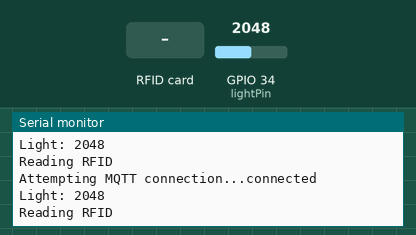
This sketch was run on a simulated ESP32. On the bench: the last lines printed to the serial monitor. The inputs (shaded band) are chosen by the test bench; at power-on: GPIO 34 (lightPin) = 2048. WiFi joins after 1.5 s; servers stay silent unless stated; no MQTT or app messages arrive unless stated.

Above: at 2.7 s.
2.8 s: RFID card 5E 7A 19 C4 held to the reader
At 4.6 s:
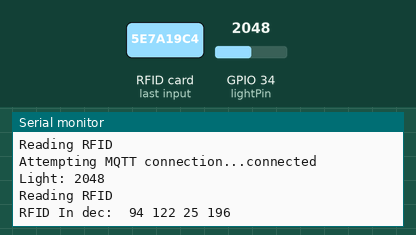
5.2 s: GPIO 34 (lightPin) set to 2866
At 6.5 s:
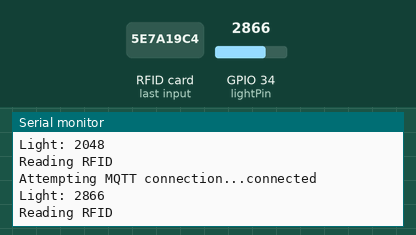
6.7 s: GPIO 34 (lightPin) set to 3603
At 7.8 s:
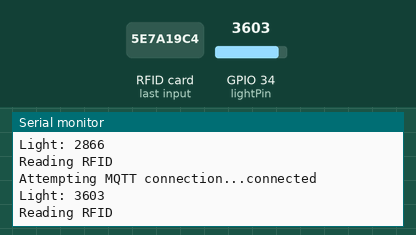
Timing chart, 0 to 9.7 s (numbered marks = the images above; inputs shaded):
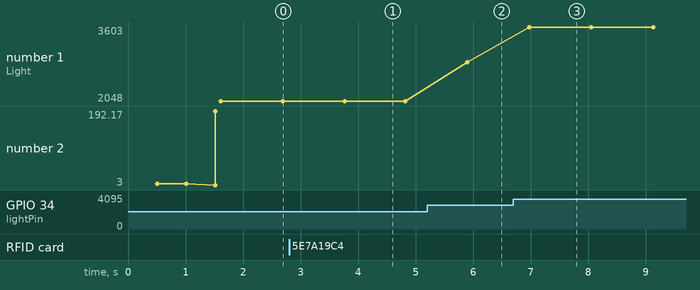

Measured:
- after the input at 2.8 s, the serial monitor: prints a new line after 0.97 s (image 1)
- after the input at 5.2 s, the serial monitor: prints a new line after 0.70 s (image 2)
- after the input at 6.7 s, the serial monitor: prints a new line after 0.27 s (image 3)
- plotted number 1: 2048 → 2866 after the input at 5.2 s, 2866 → 3603 after the input at 6.7 s

The sketch:

init.ino
```cpp
//Libraries
#include <SPI.h>//https://www.arduino.cc/en/reference/SPI
#include <MFRC522.h>//https://github.com/miguelbalboa/rfid
#include <WiFi.h>
#include <PubSubClient.h>
#include <Wire.h>
#include <DHT.h>

//Constants
#define SS_PIN 5
#define RST_PIN 0

#define DHT_SENSOR_PIN 35 // Pin connected to the DHT sensor
#define DHT_SENSOR_TYPE DHT11  // DHT11 or DHT22

const int lightPin = 34; // pin 34

//const char* ssid = "Vladimir Computin 2.4 GHz";                 // Your personal network SSID
//const char* wifi_password = "whatpassword"; // Your personal network password

const char* ssid = "Sarwara";
const char* wifi_password = "Aprajit1";


//const char* ssid = "TP-Link_2AD8";
//const char* password = "14730078";


//const char* mqtt_server = "10.0.0.100";  // IP of the MQTT broker
const char* mqtt_server = "10.0.0.247";

const char* user_rfid_topic = "user_rfid";
const char* light_topic = "light";
const char* temperature_topic = "temperature";
const char* humidity_topic = "humidity";
const char* clientID = "ESP32Client";

// Initialise the WiFi and MQTT Client objects
WiFiClient wifiClient;
// 1883 is the listener port for the Broker
PubSubClient client(mqtt_server, 1883, wifiClient);

DHT dht(DHT_SENSOR_PIN, DHT_SENSOR_TYPE);

byte nuidPICC[4] = {0, 0, 0, 0};
MFRC522::MIFARE_Key key;
MFRC522 rfid = MFRC522(SS_PIN, RST_PIN);

void setup() {
 //Init Serial USB
 Serial.begin(115200);
 Serial.println(F("Initialize System"));
 setup_wifi();
 SPI.begin();
 dht.begin();
 rfid.PCD_Init();
 Serial.print(F("RFID Reader :"));
 rfid.PCD_DumpVersionToSerial();
}

void setup_wifi() {
  delay(10);
  // We start by connecting to a WiFi network
  Serial.println();
  Serial.print("Connecting to ");
  Serial.println(ssid);

  WiFi.begin(ssid, wifi_password);

  while (WiFi.status() != WL_CONNECTED) {
    delay(500);
    Serial.print(".");
    Serial.print(WiFi.status());
  }

  Serial.println("");
  Serial.println("WiFi connected");
  Serial.println("IP address: ");
  Serial.println(WiFi.localIP());
}

void reconnect() {
  // Loop until we're reconnected
  while (!client.connected()) {
    Serial.print("Attempting MQTT connection...");
    // Attempt to connect
    if (client.connect(clientID)) {
      Serial.println("connected");
    } else {
      Serial.print("failed, rc=");
      Serial.print(client.state());
      Serial.println(" try again in 5 seconds");
      // Wait 5 seconds before retrying
      delay(5000);
    }
  }
}

void readLight() {
 // Reading all the values needed for light.
 int lightValue = analogRead(lightPin);
 Serial.print("Light: ");
 Serial.println(lightValue);

 char lightString[8];
 dtostrf(lightValue, 1, 2, lightString);

 client.publish("light", lightString);

}

void readDHT() {
    float h = dht.readHumidity();
    float t = dht.readTemperature();

    Serial.print("Humidity: ");
    Serial.print(h);
    Serial.println(" %");
    Serial.print("Temperature: ");
    Serial.print(t);
    Serial.println(" *C");

    // MQTT can only transmit strings
    String hs="Hum: "+String((float)h)+" % ";
    String ts="Temp: "+String((float)t)+" C ";

    // PUBLISH to the MQTT Broker (topic = Temperature, defined at the beginning)
    if (client.publish(temperature_topic, String(t).c_str())) {
    Serial.println("Temperature sent!");
    }
    // Again, client.publish will return a boolean value depending on whether it succeded or not.
    // If the message failed to send, we will try again, as the connection may have broken.
    else {
    Serial.println("Temperature failed to send. Reconnecting to MQTT Broker and trying again");
    client.connect(clientID);
    delay(10); // This delay ensures that client.publish doesn't clash with the client.connect call
    client.publish(temperature_topic, String(t).c_str());
    }

    // PUBLISH to the MQTT Broker (topic = Humidity, defined at the beginning)
    if (client.publish(humidity_topic, String(h).c_str())) {
    Serial.println("Humidity sent!");
    }
    // Again, client.publish will return a boolean value depending on whether it succeded or not.
    // If the message failed to send, we will try again, as the connection may have broken.
    else {
    Serial.println("Humidity failed to send. Reconnecting to MQTT Broker and trying again");
    client.connect(clientID);
    delay(10); // This delay ensures that client.publish doesn't clash with the client.connect call
    client.publish(humidity_topic, String(h).c_str());
    }
}

void loop() {
    // put your main code here, to run repeatedly:
    if (!client.connected()) {
    reconnect();
    }
    readLight();
    readRFID();
    //readDHT();

    client.disconnect();  // disconnect from the MQTT broker
    delay(1000*1);
}

void readRFID(void ) { /* function readRFID */

    Serial.println("Reading RFID");
    ////Read RFID card
    for (byte i = 0; i < 6; i++) {
    key.keyByte[i] = 0xFF;
    }
    // Look for new 1 cards
    if ( ! rfid.PICC_IsNewCardPresent())
    return;
    // Verify if the NUID has been readed
    if (  !rfid.PICC_ReadCardSerial())
    return;
    // Store NUID into nuidPICC array
    for (byte i = 0; i < 4; i++) {
    nuidPICC[i] = rfid.uid.uidByte[i];
    }
    Serial.print(F("RFID In dec: "));
    String result = printDec(rfid.uid.uidByte, rfid.uid.size);
    char buffer[30];
    result.toCharArray(buffer, result.length());
    client.publish(user_rfid_topic, buffer);
    Serial.println();
    // Halt PICC
    rfid.PICC_HaltA();
    // Stop encryption on PCD
    rfid.PCD_StopCrypto1();

}

/**
   Helper routine to dump a byte array as dec values to Serial.
*/
String printDec(byte *buffer, byte bufferSize) {
 String  rfid = "";
 for (byte i = 0; i < bufferSize; i++) {
   rfid = rfid + (buffer[i] < 0x10 ? " 0" : " ");
   rfid = rfid + buffer[i];
 }
 Serial.print(rfid);
 return rfid;
}
```
